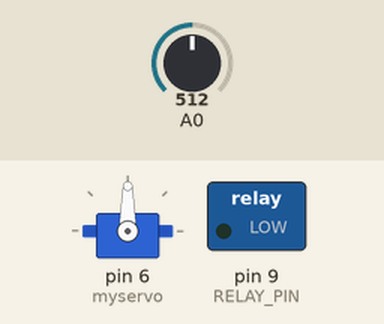
Recording of a sketch running on a simulated Arduino Uno, built with avr-gcc and run on an emulated ATmega328P. Parts: servo, switched loads named in the sketch (green lamp = pin HIGH). The inputs (shaded band) are chosen by the test bench; at power-on: A0 = 512. What the sketch prints to the serial monitor is not drawn.

Above: at 0.1 s.
At 45.6 s:
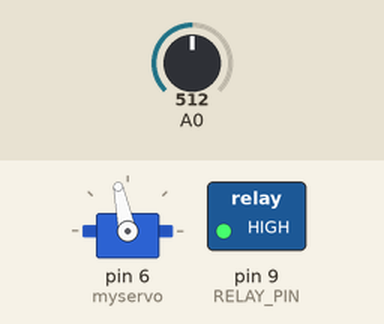
At 65.1 s:
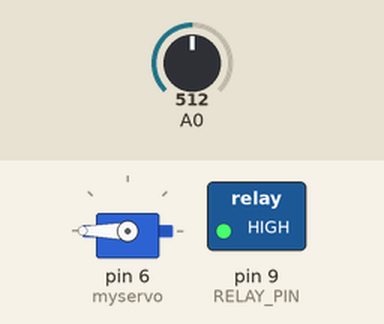
At 88.1 s:
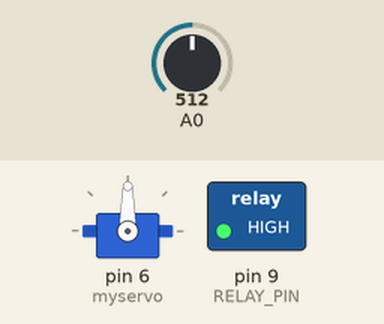
Timing chart, 0 to 89.6 s (numbered marks = the images above):
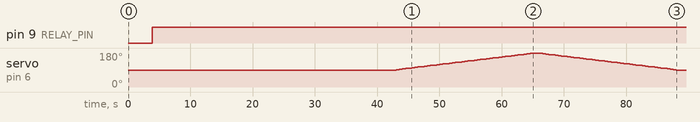

Measured:
- by itself, pin 9 (RELAY_PIN): LOW → HIGH at 3.9 s
- by itself, servo on pin 6 (myservo): rises from 90° to 180° in 22.0 s, then falls to 90° in 23.0 s

The sketch:

PH_AND_FOOD_CONTROL.ino
```cpp
#include <SimpleTimer.h>
#include<Wire.h>
#include<Servo.h>
#define RELAY_PIN 9

SimpleTimer timer;
Servo myservo;
float calibration_value = 21.34-0.7;
int phval = 0;
int count=0;
int j;
unsigned long int avgval;
int buffer_arr[10],temp;

float ph_act;

void setup(){
  Wire.begin();
  myservo.attach(6);
  pinMode(RELAY_PIN, OUTPUT);//pump pin
  pinMode(A0, INPUT);
  Serial.begin(9600);
  //timer.setInterval(5000);
}
void loop() {

  delay(3600);
  //timer.reset(); // Initiates SimpleTimer
 for(int i=0;i<10;i++)
 {
 buffer_arr[i]=analogRead(A0);
 delay(30);
 }
 for(int i=0;i<9;i++)
 {
 for(int j=i+1;j<10;j++)
 {
 if(buffer_arr[i]>buffer_arr[j])
 {
 temp=buffer_arr[i];
 buffer_arr[i]=buffer_arr[j];
 buffer_arr[j]=temp;
 }
 }
 }
 avgval=0;
 for(int i=2;i<8;i++)
 avgval+=buffer_arr[i];
 float volt=(float)avgval*3.3/4096/6 +1.3;
 Serial.print("Voltage: ");
 Serial.println(volt);
  ph_act = -8.2 * volt + calibration_value;

 Serial.println("pH Val: ");
 Serial.print(ph_act);
 if(ph_act<=5.9){                   // wait for 2 seconds
   digitalWrite(RELAY_PIN, LOW);    // end signal
   delay(1000);
   Serial.println("pump on ");
   digitalWrite(RELAY_PIN, HIGH);
   delay(1000);
   Serial.println("pump off ");
  }
  else{
    digitalWrite(RELAY_PIN, HIGH);
    delay(1000);
    Serial.println("pump off ");
    }
 delay(3600);
 count=count+1;
 if(count==5){
   myservo.write(90);
   delay(50);

   for(j=90;j<=180;j=j+2)
  {
   myservo.write(j);
   delay(500);
   }
   for(j=180;j>=90;j=j-2)
  {
  myservo.write(j);
  delay(500);
  }
  count=0;
  delay(6000);


 }
 }
```
